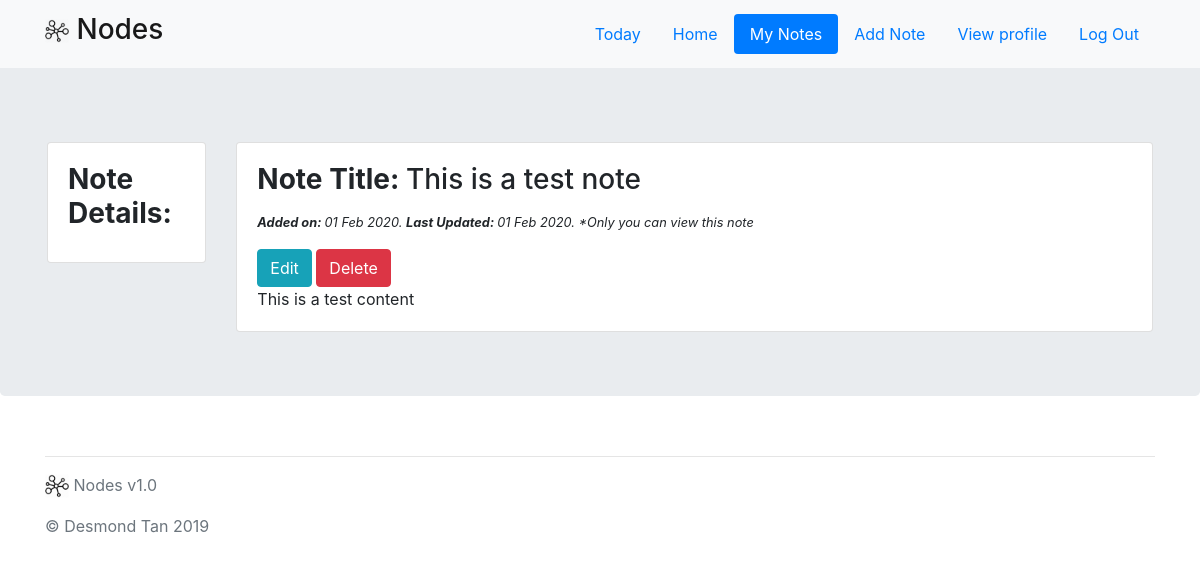
Page /notes/1/ (signed in) on the earlier database version.
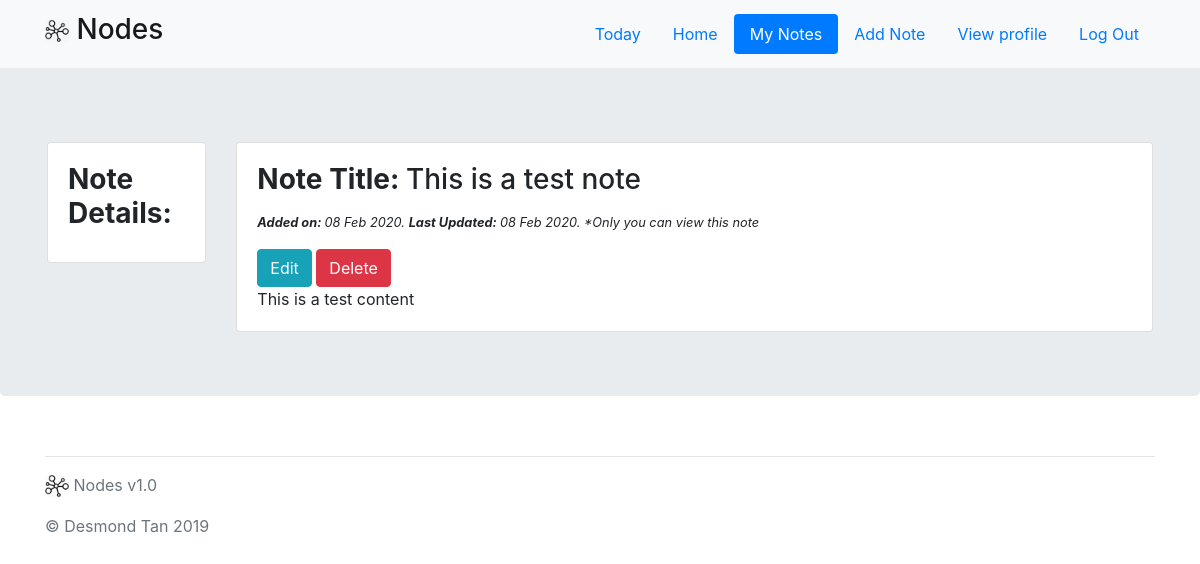
Same page on the later database version.
### app/models.py (models this page shows, shortened)
class Notes(db.Model):
    __tablename__ = 'notes'
    id = db.Column(db.Integer, primary_key=True)
    date_created = db.Column(db.String(32))
    last_edited = db.Column(db.String(32))
    private = db.Column(db.Boolean)
    parent_folder_id = db.Column(db.Integer)
    title = db.Column(db.String(255))
    body = db.Column(db.String(255))
    body_markdown = db.Column(db.String(255))
    user_id = db.Column(db.Integer)

### app/main/views.py (the view)
@main.route("/notes/<note_id>/")
@login_required
def view_note(note_id):
    if validate_access_to_note(note_id, session['user_id']):
        note = get_note_by_id(note_id)
        can_edit = (note.user_id == int(session['user_id']))
        return render_template('main/view_note.html', note=note, can_edit=can_edit, username=session['username'])
    else:
        return abort(403)

### app/utils/filters.py (called while the page is built)
def datetimeformat(value, format="%d %b %Y, %I:%M %p"):
    datetime_obj = datetime.strptime(value, '%Y-%m-%d %H:%M:%S.%f')
    return datetime_obj.strftime(format)

### app/utils/functions.py (called while the page is built)
def get_note_by_id(note_id):
    note = Notes.query.filter(Notes.id == note_id).first()
    return note

def validate_access_to_note(note_id, user_id):
    note = Notes.query.filter(Notes.id == note_id).first()
    if note is None:
        return False
    if note.private:
        note_permission = Notes_Permissions.query.filter(
            and_(
                Notes_Permissions.note_id == note_id,
                Notes_Permissions.user_id == user_id
            )
        ).all()
        if note_permission is None:
            return False
    return True

### app/templates/main/view_note.html (shortened to what this page needs)
{% extends "layout.html" %}
{% block body %}
<div class="jumbotron">
    <div class="container">
    {% if username %}
        <div class="row" style="padding-top: 2%">
            <div class="col-lg-2 col-md-2 col-sm-12 col-xs-12">
                <div class="card mb-2 box-shadow">
                    <div class="card-body">
                        <h3 class="card-title"><b>Note Details:</b></h3>
                    </div>
                </div>
            </div>
            <div class="col-lg-10 col-md-10 col-sm-12 col-xs-12">
                <div class="card mb-10 box-shadow">
                    <div class="card-body">
                        <h3 class="card-title"><b>Note Title: </b>{{ note.title }}</h3>
                        <p class="card-text">
                            <small><i>
                                <b>Added on: </b>{{ note.date_created | datetimeformat("%d %b %Y") }}.
                                <b>Last Updated: </b>{{ note.last_edited | datetimeformat("%d %b %Y") }}.
                                {% if note.private %}
                                    *Only you can view this note
                                {% endif %}
                            </i></small>
                        </p>
                        {% if can_edit %}
                            <a href="/notes/edit/{{ note.id }}/" class="pull-left">
                                <button type="button" class="btn btn-info">
                                     Edit
                                </button>
                            </a>
                            <a href="/notes/delete/{{ note.id }}/" class="pull-right">
                                <button type="button" class="btn btn-danger">
                                     Delete
                                </button>
                            </a>
                        {% endif %}
                        <p class="card-text">
                            {{ note.body_markdown }}
                        </p>
                    </div>
                </div>
            </div>
        </div>
    {% endif %}
    </div>
</div>
{% endblock %}

### app/templates/layout.html (shortened to what this page needs)
<!doctype html>
<html lang="en">
    <head>
        <link rel='stylesheet' href="{{ url_for("static", filename="css/bootstrap.min.css") }}">
    </head>
    <body>
        <nav class="navbar navbar-expand-md navbar-light fixed-top bg-light">
            <div class="container">
                <a class="navbar-brand custom-control-inline" href="{{ url_for('main.index') }}">
                    <h3>
                        <span>
                        <img alt="Icon"
                             style="width: 24px; height: 24px"
                             src="{{ url_for('static', filename='images/nodes_icon.png') }}">
                        Nodes
                        </span>
                    </h3>
                </a>
                <div class="collapse navbar-collapse" id="myNavBar">
                    <ul class="nav nav-pills ml-auto">
                        {% if username %}
                            <li class="nav-item" id="today">
                                <a class="nav-link" href="{{ url_for("main.today") }}">Today</a>
                            </li>
                            <li class="nav-item" id="home">
                                <a class="nav-link" href="{{ url_for("main.home_page") }}">Home</a>
                            </li>
                            <li class="nav-item" id="notes">
                                <a class="nav-link" href="{{ url_for("main.my_notes") }}">My Notes</a>
                            </li>
                            <li class="nav-item" id="addNote">
                                <a class="nav-link" href="{{ url_for("main.add_note") }}">Add Note</a>
                            </li>
                            <li class="nav-item" id="profile">
                                <a class="nav-link" href="{{ url_for("main.profile") }}">View profile</a>
                            </li>
                            <li class="nav-item" id="logout">
                                <a class="nav-link" href="{{ url_for("auth.logout") }}">Log Out</a>
                            </li>
                        {% endif %}
                    </ul>
                </div>
            </div>
        </nav>
        <main role="main">
            {% block body %}{% endblock %}
        </main>
        <footer class="text-muted">
            <div class="container">
                <hr>
                <p>
                    <img alt="Icon"
                         style="width: 24px; height: 24px"
                         src="{{ url_for('static', filename='images/nodes_icon.png') }}">
                    Nodes v1.0
                </p>
                <p>&copy; Desmond Tan 2019</p>
            </div>
        </footer>
    </body>
</html>

### app/templates/layout.html (style rules this page uses)
body { padding-top: 3.5rem; }

Differences in the rows shown:
changed Notes "This is a test note": date_created "01 Feb 2020" → "08 Feb 2020"; last_edited "01 Feb 2020" → "08 Feb 2020"
